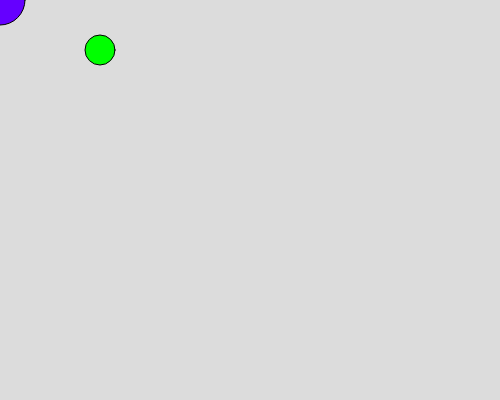
Frame 1 (no input)
Frame 60 (no input): identical to frame 1, image omitted
Frame 120 (the mouse pressed at the canvas centre since frame 60): identical to frame 1, image omitted

The p5.js sketch that drew this single still picture (run headless with seeded random() and noise() and a simulated clock; from frame 60 on, the mouse is pressed at the canvas centre):

// p5.js sketch
// ── sketch.js
// Project Title
// Your Name
// Date
//
// Extra for Experts:
// - describe what you did to take this project "above and beyond"


function setup() {
  //happens once,at function setup
  createCanvas(500,400);
}

function draw() {
  //when possible, try to
  //keep draw() clean...
  background(220);
  drawCircles()
 
}

function drawCircles(){
  //contains the code to
  //draw 5 circles
  fill(101,0,255)
  circle(0,0,50) 

  fill(0,255,0) // rgb
  circle(100,50,30)
}
